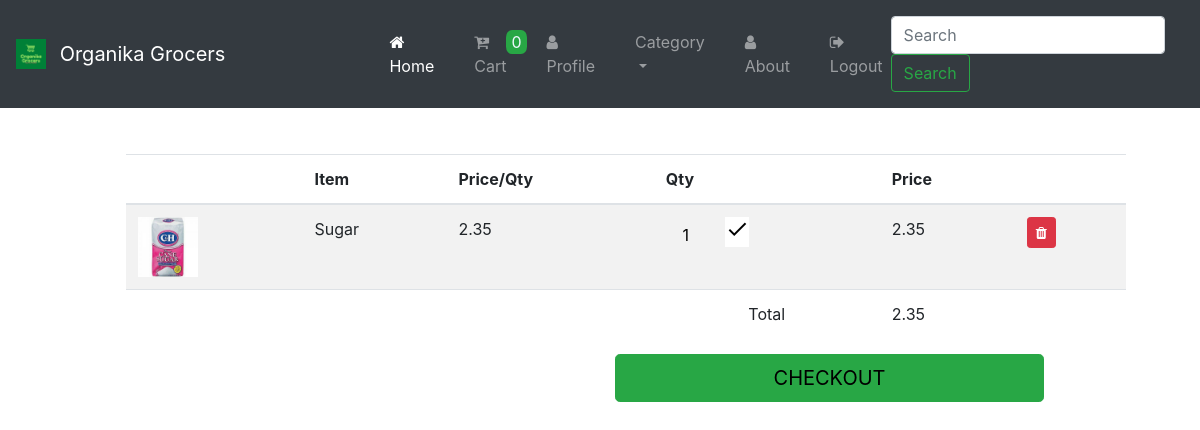
Page /cart (signed in) on the committed database.
### carts/models.py (models this page shows, shortened)
class CartItem(models.Model):
    cart = models.ForeignKey('Cart', null=True, blank=True, on_delete=models.CASCADE)
    product = models.ForeignKey(Product, on_delete=models.CASCADE)
    quantity = models.IntegerField(default=1)
    productTotal = models.DecimalField(max_digits=1000, decimal_places=2, default=1.00)
    start_date  = models.DateTimeField(auto_now=False, auto_now_add=True)
    ordered_date = models.DateTimeField(auto_now=True, auto_now_add=False)
    imageName =models.CharField( max_length=10000, null=True, blank= True)

class Cart(models.Model):
    user = models.ForeignKey(settings.AUTH_USER_MODEL, on_delete= models.CASCADE, )# total price with tax
    total = models.DecimalField(max_digits=100, decimal_places=2, default=0.00) #  total price without tax
    totalCount = models.IntegerField(default=0)
    start_date  = models.DateTimeField(auto_now=False, auto_now_add=True)
    ordered_date = models.DateTimeField(auto_now=True, auto_now_add=False) #last day of updating the cart that means checkout date
    ordered = models.BooleanField(default=False)# status of a cart have been checkout or not

### ecommerce/models.py (models this page shows, shortened)
class Product(models.Model):
    id = models.IntegerField
    title = models.CharField(max_length=120, null=False, blank=False)
    tagLine = models.CharField(max_length=1000, null=False, blank=False)
    description = models.TextField(null=False, blank=False)
    price = models.DecimalField(decimal_places=2, max_digits=100, default=0.0)
    salePrice = models.DecimalField(decimal_places=2, max_digits=100, default=0.0)
    slug = models.SlugField()
    category = models.CharField(max_length=120, choices=STATUS_CHOICES, default="Others")
    timestamp = models.DateTimeField(auto_now_add=True, auto_now=False)
    updated = models.DateTimeField(auto_now_add=False, auto_now=True)
    active = models.BooleanField(default=True)
    stock = models.IntegerField(null=False, blank=True, default=10)
    class Meta:
        unique_together = ('title', 'slug')

### carts/views.py (the view)
# urls.py: path('cart', cart, name='cart'),
@login_required
def cart(request):
    try:
        cart = Cart.objects.get(user=request.user, ordered=False)
        cartItem = CartItem.objects.filter(cart=cart)
        productImage = []
        for cartItem in cartItem:
            image = ProductImage.objects.get(product=cartItem.product, featured=True)
            productImage.append(image.image)
            cartItem.imageName = image.image
            cartItem.save()
        context = {'cart': cart, 'cartItem': cartItem, 'productImage': productImage, 'empty': False, }
    except Exception as e:
        print(e)
        message_empty = "AirCart is empty"
        context = {'empty': True, 'message_empty': message_empty}
    template = 'cart/cart.html'
    return render(request, template, context)

### ecommerce/templates/cart/cart.html (shortened to what this page needs)
{% extends 'html/nav.html' %} {% block content %} {% load static %}
<head>
    <link rel="stylesheet" href="{% static 'assests/cart.css' %}">
</head>
<body>
<div class="container">
    <div class="row">
        {% if empty == False %}
        <div>
            <div class="table-responsive">
                <table class="table table-striped">
                    <thead>
                    <tr>
                        <th scope="col"></th>
                        <th scope="col">Item</th>
                        <th scope="col">Price/Qty</th>
                        <th scope="col">Qty</th>
                        <th scope="col">Price</th>
                        <th></th>
                    </thead>
                    <tbody>
                    {% for item in cart.cartitem_set.all %}
                    <tr>
                        <td><img src="media/{{ MEDIA_URL }}{{ item.imageName }}" width="60" height="60"/></td>
                        <td>{{ item.product.title }}</td>
                        <td>{{ item.product.salePrice }}</td>
                        <td>
                            <form action="{% url 'delete_cart' item.product.slug %}" method='POST'>
                                <input id="remove-btn" name='delete' type="number" value="{{ item.quantity }}"/>
                                <button type='submit' id="button-submit"><span
                                        class="material-icons">done</span></button>
                            </form>
                        </td>
                        <td id="productTotal">{{ item.productTotal }}</td>
                        <td><a href='{% url "delete_cart" item.product.slug %}?qty=0'>
                            <button class="btn btn-sm btn-danger"><i class="fa fa-trash"></i></button>
                        </a></td>
                    </tr>
                    {% endfor %}
                    <tr>
                        <td></td>
                        <td></td>
                        <td></td>
                        <td class="text-center">Total</td>
                        <td class="text-left">{{ cart.total }}</td>
                        <td></td>
                    </tr>
                    </tbody>
                </table>
            </div>
        </div>
        <br>
        <br>
        <div class="col mb-2">
            <div class="col-sm-12 col-md-6 text-right" style="float: right">
                <button class="btn btn-lg btn-block btn-success text-uppercase"><a class="checkout"
                                                                                   href="{% url 'checkout' %}">Checkout</a>
                </button>
            </div>
        </div>
    </div>
{% endif %}
</div>
</body>
{% endblock content %}

### static/assests/cart.css (style rules this page uses)
@media only screen and (min-width: 1200px) { * { padding: 0; margin: 0; position: relative; box-sizing: border-box; } }
@media only screen and (min-width: 1200px) { .container { padding: 1% 5%; } }
@media only screen and (min-width: 1200px) { .container table { width: 1000px; margin-left: auto; margin-right: auto; } }
@media only screen and (min-width: 1200px) { .checkout { font-size: 20px; color: black; } }
@media only screen and (min-width: 1200px) { #button-submit { border: none; background-color: white; } }
@media only screen and (min-width: 1200px) { #remove-btn { border: none; background-color: transparent; text-align: center; width: 55px; } }

### rows in the picture
CartItem: imageName (picture), product "Sugar", product.salePrice "2.35", delete "1", productTotal "2.35"
Cart: total "2.35"
